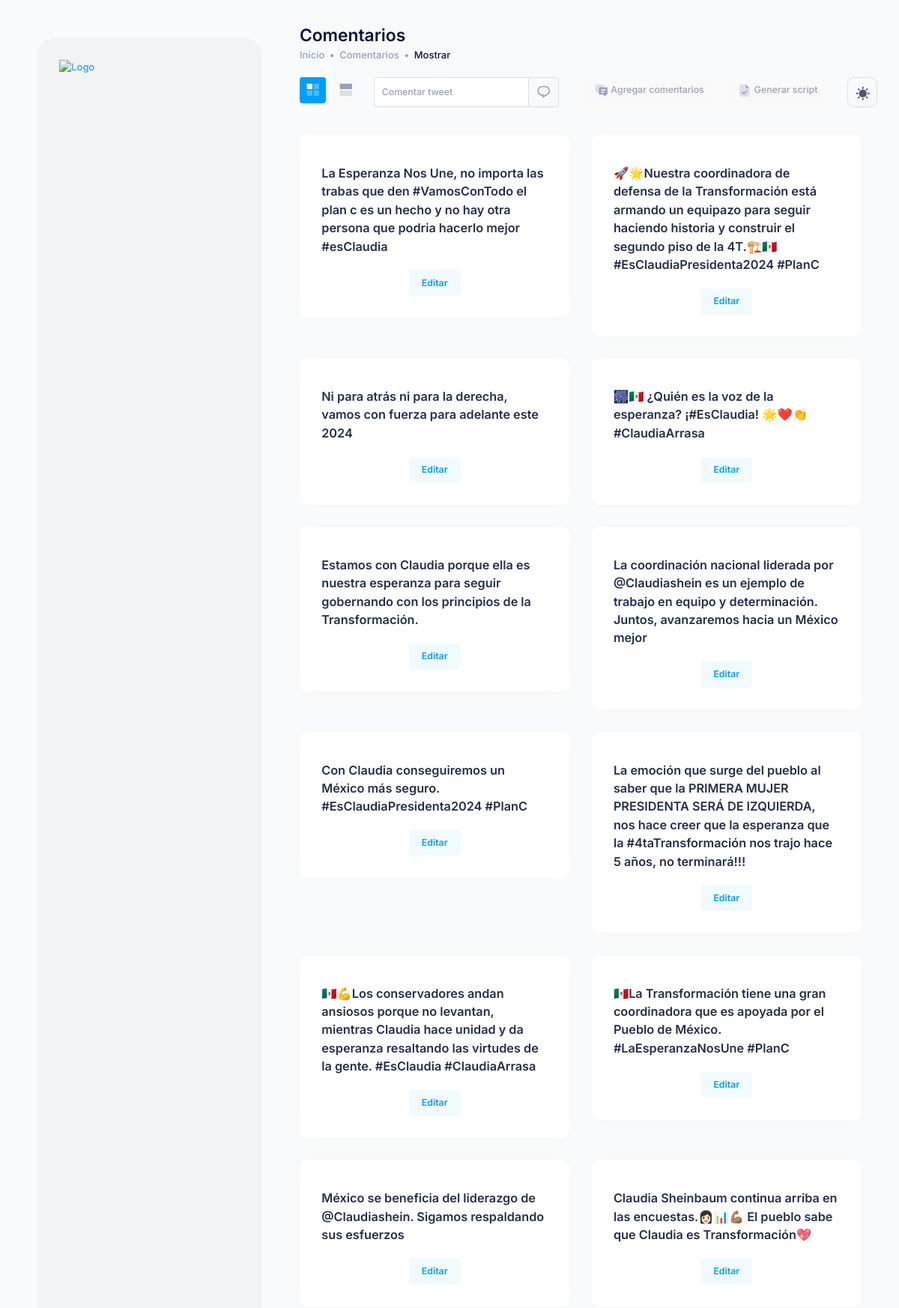
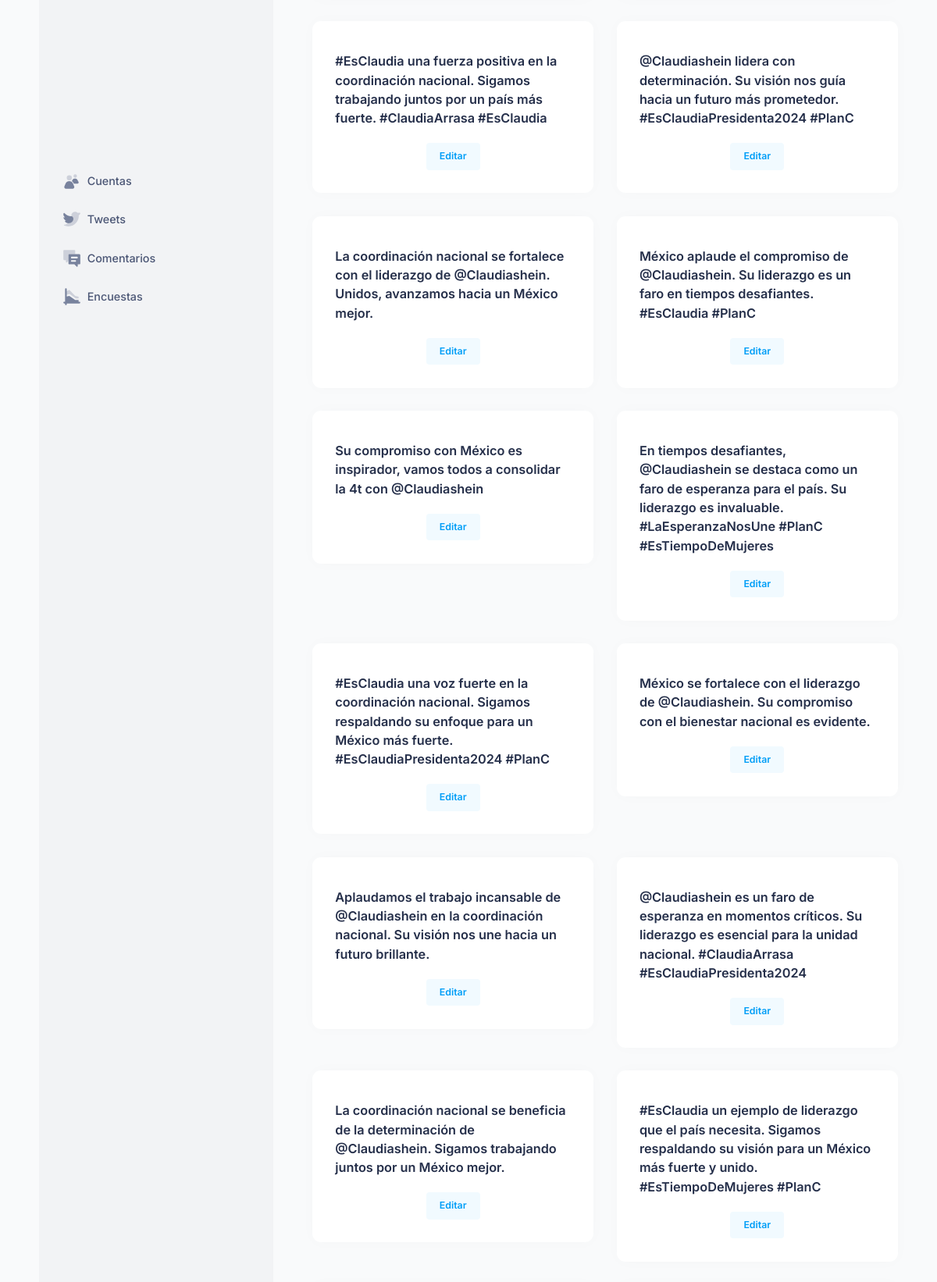
Screenshot of /twitter/comments/ (upper part) with the database file from the repository (2 pictures, top to bottom).
### twitterApp/models/comments.py (models this page shows)
class Comments(models.Model):
    message = models.TextField()
    counter = models.IntegerField()

### twitterApp/views/comments.py (the view)
# urls.py: path('comments/', views.comments, name='comments'),
def comments(request):
    comments = Comments.objects.all()
    script = ""
    for x in comments:
        script += x.message + "; "
    script = script[:-2]
    return render(
        request,
        "comments/comments.html",
        {"comments": comments, "script": script},
    )

### twitterApp/templates/comments/comments.html (shortened to what this page needs)
{% extends 'base/base.html' %}
{% block title %}
<div class="page-title d-flex flex-column align-items-start justify-content-center flex-wrap me-lg-2 pb-10 pb-lg-0"
  data-kt-swapper="true" data-kt-swapper-mode="prepend"
  data-kt-swapper-parent="{default: '#kt_content_container', lg: '#kt_header_container'}">
  <h1 class="d-flex flex-column text-dark fw-bold my-0 fs-1">Comentarios</h1>
  <ul class="breadcrumb breadcrumb-dot fw-semibold fs-base my-1">
    <li class="breadcrumb-item text-muted">
      <a href="{% url 'accounts' %}" class="text-muted text-hover-primary">
        Inicio
      </a>
    </li>
    <li class="breadcrumb-item text-muted">Comentarios</li>
    <li class="breadcrumb-item text-dark">Mostrar</li>
  </ul>
</div>
{% endblock title %}
{% block controls %}
<div class="d-flex flex-wrap my-1">
  <ul class="nav nav-pills me-6 mb-2 mb-sm-0" role="tablist">
    <li class="nav-item m-0" role="presentation">
      <a class="btn btn-sm btn-icon btn-light btn-color-muted btn-active-primary me-3 active" data-bs-toggle="tab"
        href="#kt_project_users_card_pane" aria-selected="true" role="tab">
        <span class="svg-icon svg-icon-muted svg-icon-2">
        </span>
      </a>
    </li>
    <li class="nav-item m-0" role="presentation">
      <a class="btn btn-sm btn-icon btn-light btn-color-muted btn-active-primary" data-bs-toggle="tab"
        href="#kt_project_users_table_pane" aria-selected="false" tabindex="-1" role="tab">
        <span class="svg-icon svg-icon-muted svg-icon-2">
        </span>
      </a>
    </li>
  </ul>
  <ul class="nav nav-pills me-6 mb-2 mb-sm-0" role="tablist">
    <li class="nav-item m-0 me-3" role="presentation">
      <form data-kt-search-element="form" action="{% url 'comments_tweets' %}" method="POST"
        class="d-none d-lg-block w-100 position-relative mb-2 mb-lg-0" autocomplete="off">
        <div class="input-group input-group-sm">
          <input type="text" id="tweet" name="tweet" class="form-control" placeholder="Comentar tweet" aria-label="Comentar tweet"
            aria-describedby="basic-addon2" required />
          <button type="submit" class="btn btn-icon btn-outline btn-active-color-primary">
            <span class="svg-icon svg-icon-muted svg-icon-2">
            </span>
          </button>
        </div>
      </form>
    </li>
  </ul>
  <div class="d-flex my-0">
    <a href="#" class="btn btn-sm btn-light btn-color-muted btn-active-primary me-3" data-bs-toggle="modal"
      data-bs-target="#kt_modal_new_comments">
      <span class="svg-icon svg-icon-muted svg-icon-2">
      </span>
      Agregar comentarios
    </a>
    <a href="#" class="btn btn-sm btn-light btn-color-muted btn-active-primary me-3" data-bs-toggle="modal"
      data-bs-target="#kt_modal_scripts">
      <span class="svg-icon svg-icon-muted svg-icon-2">
      </span>
      Generar script
    </a>
  </div>
</div>
{% endblock controls %}
{% block contenido %}
<div class="content d-flex flex-column flex-column-fluid" id="kt_content">
  <div class="container-xxl" id="kt_content_container">
    <div class="tab-content">
      <div id="kt_project_users_card_pane" class="tab-pane fade show active" role="tabpanel">
        <div class="row g-6 g-xl-9">
          {% for x in comments %}
          <div class="col-md-6 col-xxl-4">
            <div class="card">
              <div class="card-body d-flex flex-center flex-column pt-12 p-9">
                <a class="fs-4 text-gray-800 text-hover-primary fw-bold mb-6">{{x.message}}</a>
                <a href="{% url 'detail_comments' x.id %}" class="btn btn-sm btn-light-primary fw-bold">
                  Editar
                </a>
              </div>
            </div>
          </div>
          {% endfor %}
        </div>
      </div>
    </div>
  </div>
</div>
{% endblock contenido %}

### rows the page displays
Comments: message "La Esperanza Nos Une, no importa las trabas que den #VamosConTodo el plan c es un hecho y no hay otra persona que podria hacerlo mejor #esClaudia"
Comments: message "🚀🌟Nuestra coordinadora de defensa de la Transformación está armando un equipazo para seguir haciendo historia y construir el segundo piso de la 4T.🏗️🇲🇽 #EsClaudiaPresidenta2024 #PlanC"
Comments: message "Ni para atrás ni para la derecha, vamos con fuerza para adelante este 2024"
Comments: message "🎆🇲🇽 ¿Quién es la voz de la esperanza? ¡#EsClaudia! 🌟❤️👏 #ClaudiaArrasa"
Comments: message "Estamos con Claudia porque ella es nuestra esperanza para seguir gobernando con los principios de la Transformación."
Comments: message "La coordinación nacional liderada por @Claudiashein es un ejemplo de trabajo en equipo y determinación. Juntos, avanzaremos hacia un México mejor"
Comments: message "Con Claudia conseguiremos un México más seguro. #EsClaudiaPresidenta2024 #PlanC"
Comments: message "La emoción que surge del pueblo al saber que la PRIMERA MUJER PRESIDENTA SERÁ DE IZQUIERDA, nos hace creer que la esperanza que la #4taTransformación nos trajo hace 5 años, no terminará!!!"
Comments: message "🇲🇽💪Los conservadores andan ansiosos porque no levantan, mientras Claudia hace unidad y da esperanza resaltando las virtudes de la gente. #EsClaudia #ClaudiaArrasa"
Comments: message "🇲🇽La Transformación tiene una gran coordinadora que es apoyada por el Pueblo de México. #LaEsperanzaNosUne #PlanC"
Comments: message "México se beneficia del liderazgo de @Claudiashein. Sigamos respaldando sus esfuerzos"
Comments: message "Claudia Sheinbaum continua arriba en las encuestas.👩🏻📊💪🏽 El pueblo sabe que Claudia es Transformación💖"
Comments: message "#EsClaudia una fuerza positiva en la coordinación nacional. Sigamos trabajando juntos por un país más fuerte. #ClaudiaArrasa #EsClaudia"
Comments: message "@Claudiashein lidera con determinación. Su visión nos guía hacia un futuro más prometedor. #EsClaudiaPresidenta2024 #PlanC"
Comments: message "La coordinación nacional se fortalece con el liderazgo de @Claudiashein. Unidos, avanzamos hacia un México mejor."
Comments: message "México aplaude el compromiso de @Claudiashein. Su liderazgo es un faro en tiempos desafiantes. #EsClaudia #PlanC"
Comments: message "Su compromiso con México es inspirador, vamos todos a consolidar la 4t con @Claudiashein"
Comments: message "En tiempos desafiantes, @Claudiashein se destaca como un faro de esperanza para el país. Su liderazgo es invaluable. #LaEsperanzaNosUne #PlanC #EsTiempoDeMujeres"
Comments: message "#EsClaudia una voz fuerte en la coordinación nacional. Sigamos respaldando su enfoque para un México más fuerte. #EsClaudiaPresidenta2024 #PlanC"
Comments: message "México se fortalece con el liderazgo de @Claudiashein. Su compromiso con el bienestar nacional es evidente."
Comments: message "Aplaudamos el trabajo incansable de @Claudiashein en la coordinación nacional. Su visión nos une hacia un futuro brillante."
Comments: message "@Claudiashein es un faro de esperanza en momentos críticos. Su liderazgo es esencial para la unidad nacional. #ClaudiaArrasa #EsClaudiaPresidenta2024"
Comments: message "La coordinación nacional se beneficia de la determinación de @Claudiashein. Sigamos trabajando juntos por un México mejor."
Comments: message "#EsClaudia un ejemplo de liderazgo que el país necesita. Sigamos respaldando su visión para un México más fuerte y unido. #EsTiempoDeMujeres #PlanC"
